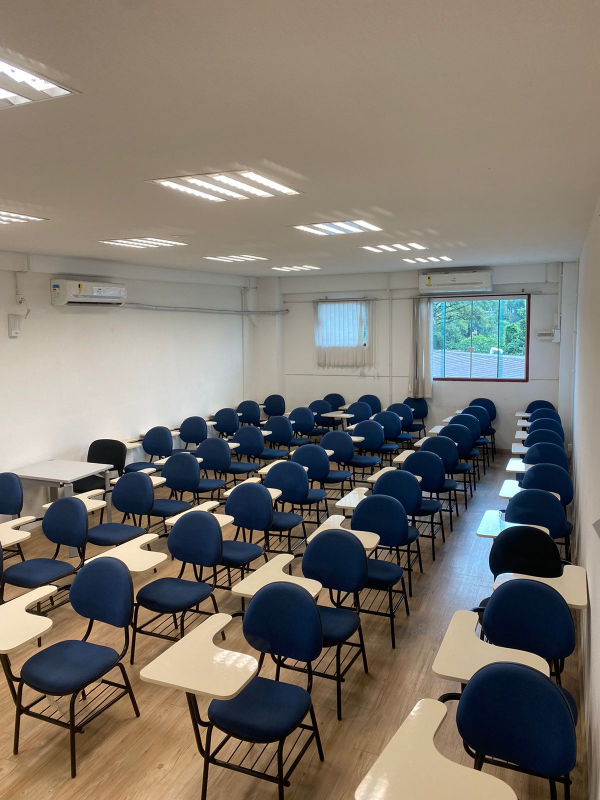
#> input picture yolo/foto1.jpeg, 1200 x 1600 px (shown at 1/2 size)
$ python -i functions.py   (imports and definitions only)
#> lines starting #> are read from the running program, lines starting #| are printed output that depends on the picture
#> further down, picture is the input picture: shape (1600, 1200, 3); mean B, G, R 108.8, 117.6, 124.1
import numpy as np
import cv2


def redimensionar_quadro(frame):
    # Defina o tamanho máximo da janela
    max_width = 800
    max_height = 600

    # Obter as dimensões do quadro
    height, width = frame.shape[:2]
#> height = 1600; width = 1200

    # Verificar se precisamos redimensionar para o tamanho máximo
    if width > max_width or height > max_height:
        # Calcular a proporção de redimensionamento para manter a proporção da imagem
        scale = min(max_width / width, max_height / height)
#> scale = 0.375

        # Redimensionar o quadro
        new_width = int(width * scale)
#> new_width = 450
        new_height = int(height * scale)
#> new_height = 600
        frame = cv2.resize(frame, (new_width, new_height))
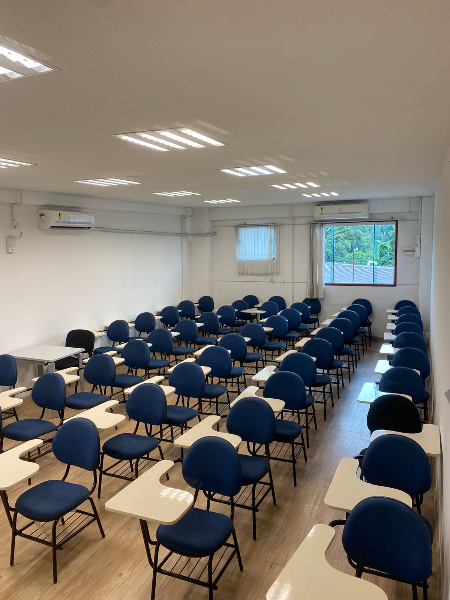
#> frame: shape (600, 450, 3); mean of channels 0, 1, 2 108.8, 117.6, 124.1; drawn as B, G, R

    return frame


def pre_processamento(image):
    # Redimensionar para uma largura máxima de 800 pixels, mantendo a proporção


    resized_image = redimensionar_quadro(image)

    # Converter para escala de cinza
    gray_image = cv2.cvtColor(resized_image, cv2.COLOR_BGR2GRAY)
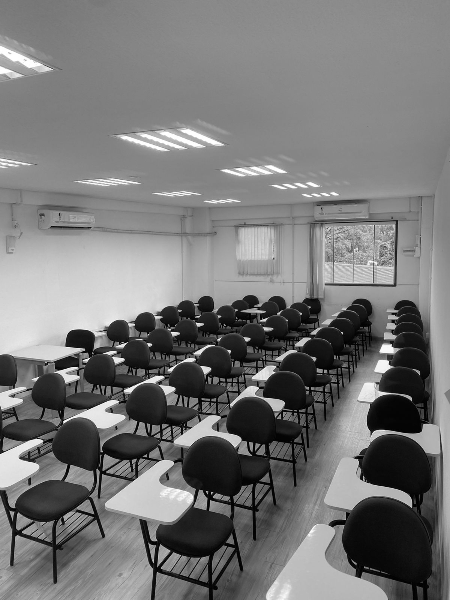
#> gray_image: shape (600, 450); min 0, max 255, mean 118.5

    # Equalizar o histograma
    equalized_image = cv2.equalizeHist(gray_image)
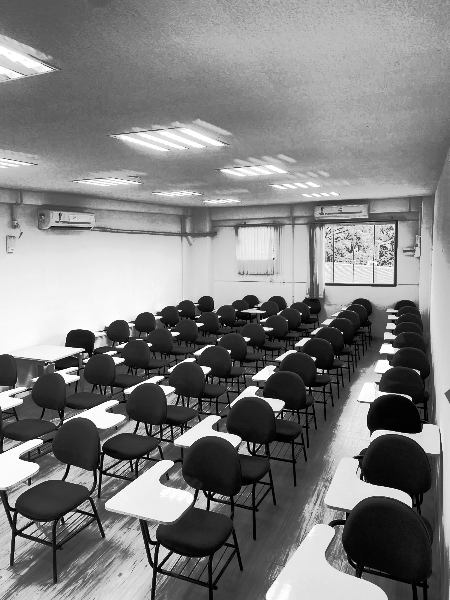
#> equalized_image: shape (600, 450); min 0, max 255, mean 128.8

    # Aplicar um desfoque gaussiano
    blurred_image = cv2.GaussianBlur(equalized_image, (5, 5), 0)
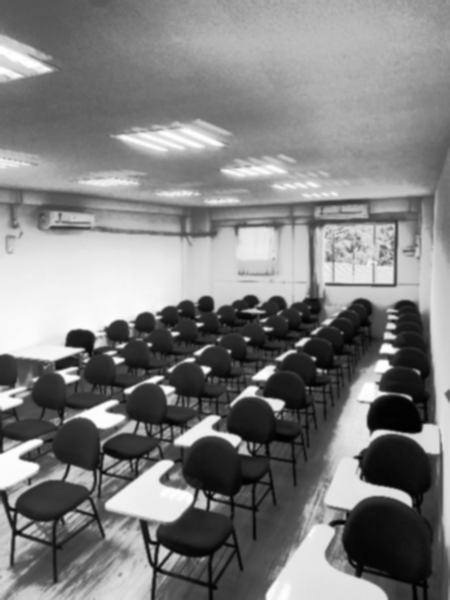
#> blurred_image: shape (600, 450); min 2, max 255, mean 128.8

    return blurred_image

>>> import cv2
>>> picture = cv2.imread('yolo/foto1.jpeg')
>>> result = pre_processamento(picture)

$ run again, on yolo/foto2.jpeg
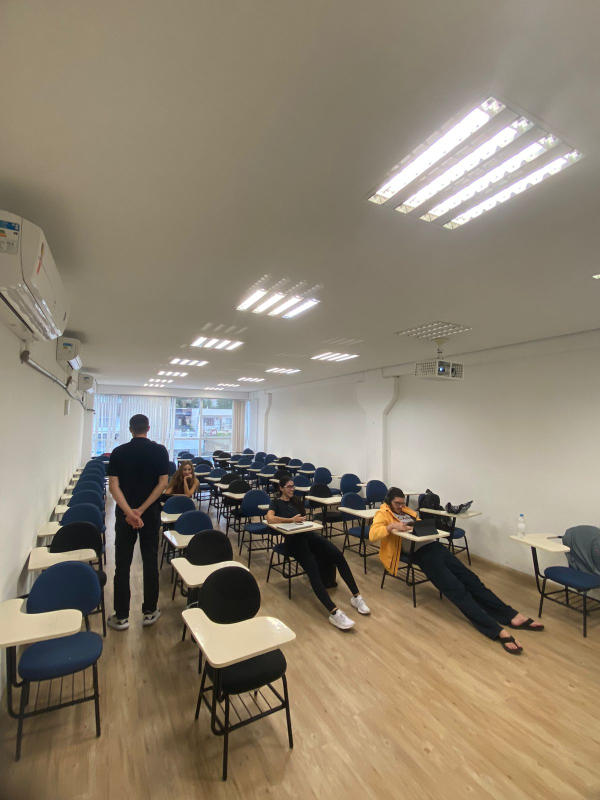
#> input picture yolo/foto2.jpeg, 1200 x 1600 px (shown at 1/2 size)
#> picture is the input picture: shape (1600, 1200, 3); mean B, G, R 111.4, 129.5, 140.5
#> in pre_processamento, `gray_image = cv2.cvtColor(resized_image, cv2.COLOR_BGR2GRAY)`:
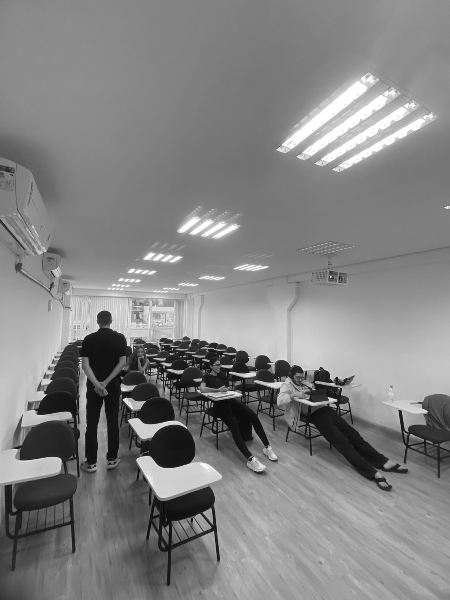
#> gray_image: shape (600, 450); min 3, max 255, mean 130.7
#> in pre_processamento, `blurred_image = cv2.GaussianBlur(equalized_image, (5, 5), 0)`:
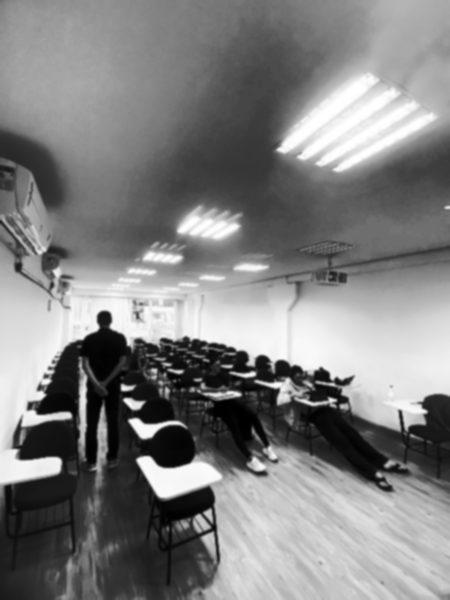
#> blurred_image: shape (600, 450); min 0, max 255, mean 128.8

$ run again, on yolo/foto3.jpeg
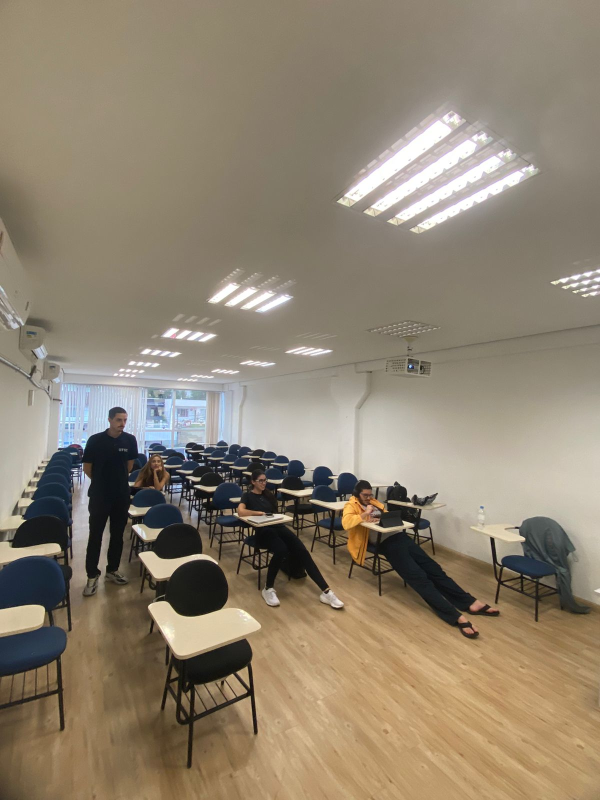
#> input picture yolo/foto3.jpeg, 1200 x 1600 px (shown at 1/2 size)
#> picture is the input picture: shape (1600, 1200, 3); mean B, G, R 112.3, 130.9, 143
#> in pre_processamento, `gray_image = cv2.cvtColor(resized_image, cv2.COLOR_BGR2GRAY)`:
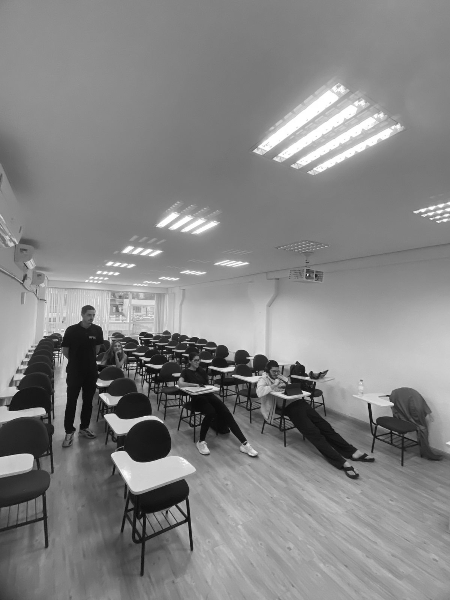
#> gray_image: shape (600, 450); min 5, max 255, mean 132.4
#> in pre_processamento, `equalized_image = cv2.equalizeHist(gray_image)`:
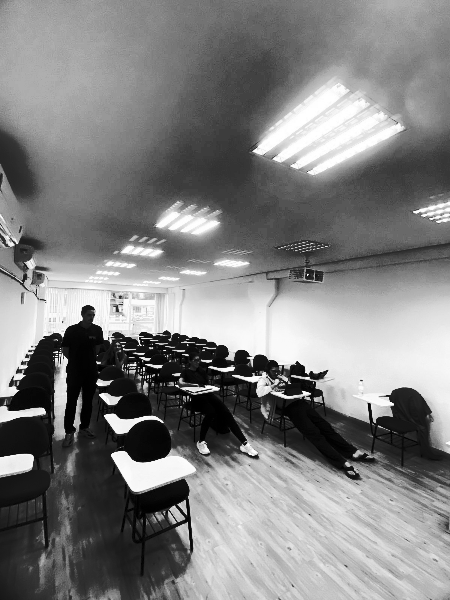
#> equalized_image: shape (600, 450); min 0, max 255, mean 128.9

$ run again, on yolo/foto4.jpeg
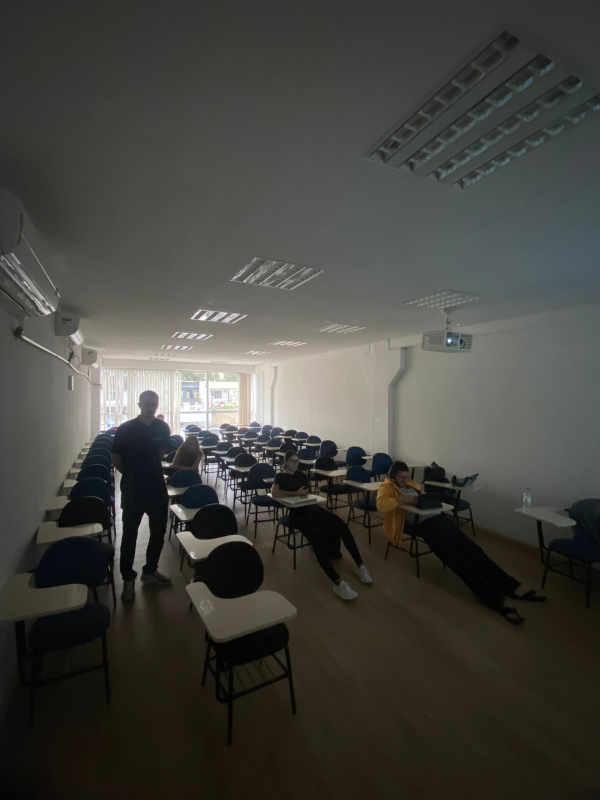
#> input picture yolo/foto4.jpeg, 1200 x 1600 px (shown at 1/2 size)
#> picture is the input picture: shape (1600, 1200, 3); mean B, G, R 62.9, 68.5, 68.7
#> in redimensionar_quadro, `frame = cv2.resize(frame, (new_width, new_height))`:
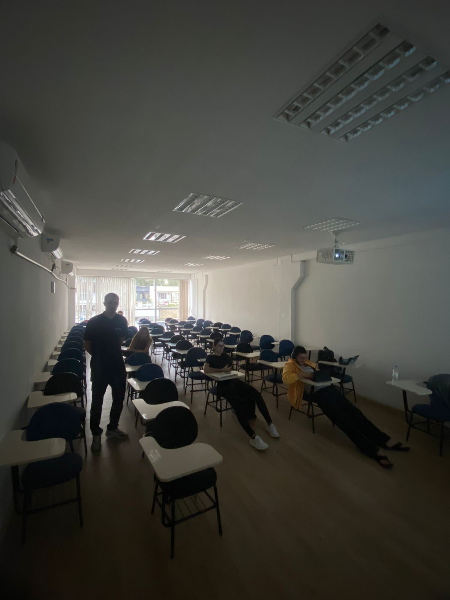
#> frame: shape (600, 450, 3); mean of channels 0, 1, 2 62.9, 68.5, 68.7; drawn as B, G, R
#> in pre_processamento, `equalized_image = cv2.equalizeHist(gray_image)`:
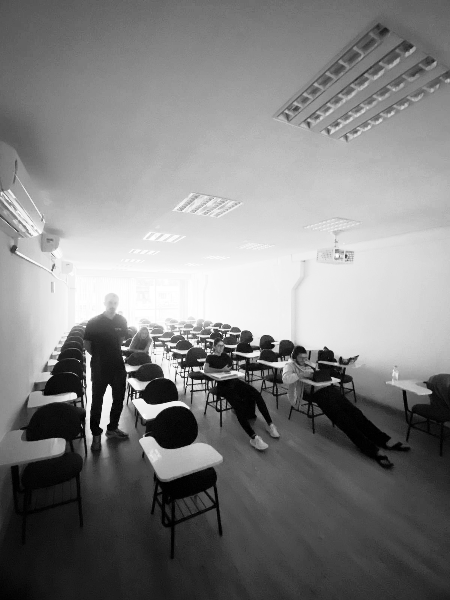
#> equalized_image: shape (600, 450); min 0, max 255, mean 128.5
